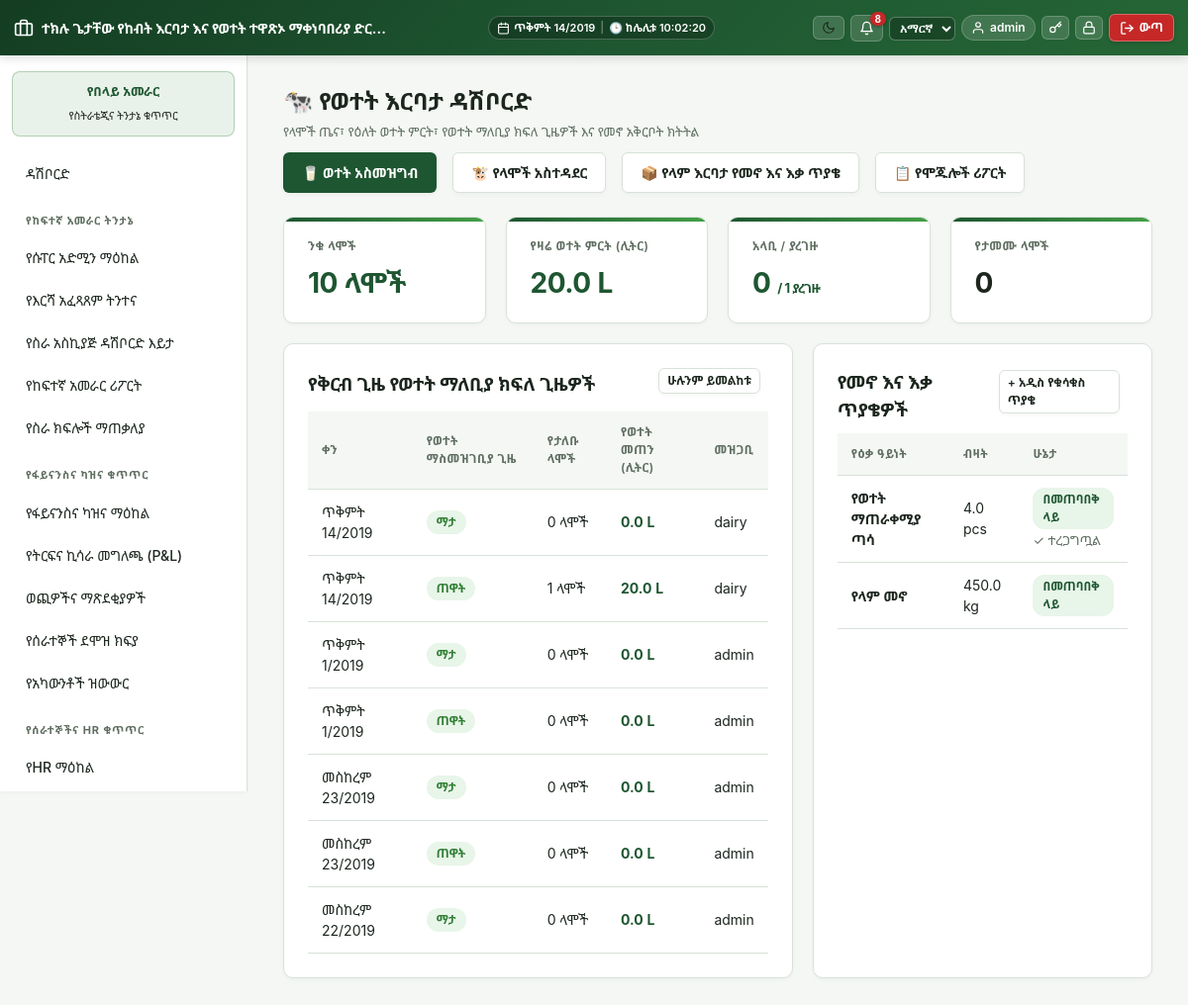
Page /modules/dairy/dashboard.php (signed in) on the committed database.
### tables this page shows
CREATE TABLE `dairy_milking_sessions` (
  `id` int(11) NOT NULL,
  `session_date` date NOT NULL,
  `session_type` enum('morning','evening') NOT NULL,
  `recorded_by` int(11) NOT NULL,
  `closed_at` datetime DEFAULT NULL,
  `calf_liters` decimal(10,2) NOT NULL DEFAULT 0.00,
  `other_liters` decimal(10,2) NOT NULL DEFAULT 0.00,
  `notes` text DEFAULT NULL
);

CREATE TABLE `users` (
  `id` int(11) NOT NULL,
  `name` varchar(100) NOT NULL,
  `email` varchar(150) NOT NULL,
  `password` varchar(255) NOT NULL,
  `api_token` varchar(64) DEFAULT NULL,
  `role_id` int(11) NOT NULL,
  `department_id` int(11) DEFAULT NULL,
  `locale` varchar(5) NOT NULL DEFAULT 'en',
  `theme` varchar(5) NOT NULL DEFAULT 'light',
  `two_factor_secret` varchar(64) DEFAULT NULL,
  `two_factor_enabled` tinyint(1) NOT NULL DEFAULT 0,
  `is_active` tinyint(1) NOT NULL DEFAULT 1,
  `last_login_at` datetime DEFAULT NULL,
  `created_at` datetime DEFAULT current_timestamp()
);

CREATE TABLE `dept_material_requests` (
  `id` int(11) NOT NULL,
  `department_id` int(11) NOT NULL,
  `stock_item_id` int(11) NOT NULL,
  `custom_item_name` varchar(150) DEFAULT NULL,
  `requested_quantity` decimal(12,2) NOT NULL,
  `note` varchar(255) DEFAULT NULL,
  `issued_quantity` decimal(12,2) NOT NULL DEFAULT 0.00,
  `shortage_quantity` decimal(12,2) NOT NULL DEFAULT 0.00,
  `status` enum('pending','partially_issued','fulfilled','shortage_purchase_raised','sent_to_department','completed','rejected') NOT NULL DEFAULT 'pending',
  `purchase_request_id` int(11) DEFAULT NULL,
  `requested_by` int(11) NOT NULL,
  `fulfilled_by` int(11) DEFAULT NULL,
  `received_confirmed_at` datetime DEFAULT NULL,
  `received_confirmed_by` int(11) DEFAULT NULL,
  `created_at` datetime DEFAULT current_timestamp()
);

CREATE TABLE `wh_stock_items` (
  `id` int(11) NOT NULL,
  `sku` varchar(50) NOT NULL,
  `name` varchar(150) NOT NULL,
  `product_class` enum('milk','feed','medicine','equipment','spare_parts','general') NOT NULL,
  `department_scope` varchar(20) DEFAULT NULL COMMENT 'NULL = shared across all departments in its product_class; otherwise a departments.code value restricting it to one department (see includes/material_request_shared.php)',
  `partition_code` enum('finished_products','feed_nutrition','materials_supplies') NOT NULL DEFAULT 'finished_products',
  `unit` varchar(20) NOT NULL,
  `is_perishable` tinyint(1) NOT NULL DEFAULT 0
);

### includes/auth.php (called while the page is built, shortened)
<?php
require_once __DIR__ . '/../config/db.php';
require_once __DIR__ . '/functions.php';
function current_user(): ?array
{
    return $_SESSION['user'] ?? null;
}

### includes/functions.php (called while the page is built, shortened)
<?php
require_once __DIR__ . '/../config/db.php';
require_once __DIR__ . '/ethiopian_calendar.php';
function h(?string $s): string { return htmlspecialchars($s ?? '', ENT_QUOTES, 'UTF-8'); }
function current_locale(): string
{
    $user = current_user();
    $locale = $user['locale'] ?? ($_SESSION['guest_locale'] ?? 'en');
    return array_key_exists($locale, SUPPORTED_LOCALES) ? $locale : 'en';
}
function t(string $key, ?string $fallback = null): string
{
    static $cache = [];
    $locale = current_locale();
    if (!isset($cache[$locale])) {
        $path = __DIR__ . "/lang/{$locale}.php";
        $cache[$locale] = file_exists($path) ? require $path : [];
    }
    if (!isset($cache['en'])) {
        $pathEn = __DIR__ . '/lang/en.php';
        $cache['en'] = file_exists($pathEn) ? require $pathEn : [];
    }
    return $cache[$locale][$key] ?? $cache['en'][$key] ?? $fallback ?? $key;
}

### config/db.php (called while the page is built, shortened)
<?php
function db(): PDO
{
    static $pdo = null;
    if ($pdo === null) {
        try {
            $pdo = new PDO(
                "mysql:host=" . DB_HOST . ";dbname=" . DB_NAME . ";charset=utf8mb4",
                DB_USER,
                DB_PASS,
                [
                    PDO::ATTR_ERRMODE => PDO::ERRMODE_EXCEPTION,
                    PDO::ATTR_DEFAULT_FETCH_MODE => PDO::FETCH_ASSOC,
                ]
            );
        } catch (PDOException $e) {
            die('Database connection failed: ' . htmlspecialchars($e->getMessage()) .
                '<br>Check config/db.php — is MySQL running in XAMPP, and does the "aleltu_eifms" database exist?');
        }
    }
    return $pdo;
}

### includes/ethiopian_calendar.php (called while the page is built, shortened)
<?php
class EthiopianDate {
    public static array $months = [
        1 => 'መስከረም',
        2 => 'ጥቅምት',
        3 => 'ህዳር',
        4 => 'ታህሳስ',
        5 => 'ጥር',
        6 => 'የካቲት',
        7 => 'መጋቢት',
        8 => 'ሚያዝያ',
        9 => 'ግንቦት',
        10 => 'ሰኔ',
        11 => 'ሐምሌ',
        12 => 'ነሐሴ',
        13 => 'ጳጉሜን'
    ];
    public static array $weekdays = [
        0 => 'እሁድ',
        1 => 'ሰኞ',
        2 => 'ማክሰኞ',
        3 => 'ረቡዕ',
        4 => 'ሐሙስ',
        5 => 'አርብ',
        6 => 'ቅዳሜ'
    ];
    public static function fromGregorian(int $gy, int $gm, int $gd): array {
        $jdn = gregoriantojd($gm, $gd, $gy);
        $r = ($jdn - self::ETHIOPIC_EPOCH) % 1461;
        $n = ($r % 365) + 365 * intdiv($r, 1460);
        $ey = 4 * intdiv($jdn - self::ETHIOPIC_EPOCH, 1461) + intdiv($r, 365) - intdiv($r, 1460);
        $em = intdiv($n, 30) + 1;
        $ed = ($n % 30) + 1;
        return [$ey, $em, $ed];
    }
    public static function format(?string $dateStr, string $format = 'medium'): string {
        $time = strtotime($dateStr);
        $gy = (int)date('Y', $time);
        $gm = (int)date('n', $time);
        $gd = (int)date('j', $time);
        $w  = (int)date('w', $time);
        [$ey, $em, $ed] = self::fromGregorian($gy, $gm, $gd);
        $monthName = self::$months[$em] ?? '';
        $weekdayName = self::$weekdays[$w] ?? '';
        return match ($format) {
            'short'   => sprintf('%02d/%02d/%04d', $ed, $em, $ey),
            'numeric' => sprintf('%04d-%02d-%02d', $ey, $em, $ed),
            'long'    => sprintf('%s፣ %s %d ቀን %d ዓ.ም', $weekdayName, $monthName, $ed, $ey),
            default   => sprintf('%s %d/%d', $monthName, $ed, $ey)
        };
    }
}
function eth_date(?string $dateStr, string $format = 'medium'): string {
    return EthiopianDate::format($dateStr, $format);
}

### modules/dairy/dashboard.php (the view, shortened to what this page needs)
<?php
require_once __DIR__ . '/../../includes/functions.php';
require_once __DIR__ . '/../../includes/auth.php';
require_once __DIR__ . '/../../includes/header.php';
$totalCows = (int) db()->query("SELECT COUNT(*) FROM dairy_cows WHERE lifecycle_status NOT IN ('sold','deceased')")->fetchColumn();
$lactatingCows = (int) db()->query("SELECT COUNT(*) FROM dairy_cows WHERE lifecycle_status = 'lactating'")->fetchColumn();
$pregnantCows = (int) db()->query("SELECT COUNT(*) FROM dairy_cows WHERE lifecycle_status = 'pregnant'")->fetchColumn();
$sickCows = (int) db()->query("SELECT COUNT(*) FROM dairy_cows WHERE is_sick = 1")->fetchColumn();
$todayMilk = (float) db()->query(
    "SELECT COALESCE(SUM(e.yield_liters),0) FROM dairy_milk_yield_entries e
     JOIN dairy_milking_sessions s ON s.id = e.milking_session_id
     WHERE s.session_date = CURDATE()"
)->fetchColumn();
$recentSessions = db()->query(
    "SELECT s.*, u.name AS recorder_name,
            COUNT(e.id) AS cow_count,
            COALESCE(SUM(e.yield_liters), 0) AS total_yield
     FROM dairy_milking_sessions s
     LEFT JOIN dairy_milk_yield_entries e ON e.milking_session_id = s.id
     LEFT JOIN users u ON u.id = s.recorded_by
     GROUP BY s.id
     ORDER BY s.session_date DESC, s.id DESC
     LIMIT 7"
)->fetchAll();
$dairyDeptId = (int) db()->query("SELECT id FROM departments WHERE code = 'dairy'")->fetchColumn();
$recentReqs = [];
if ($dairyDeptId) {
    $stmt = db()->prepare(
        "SELECT r.*, i.name AS item_name, i.unit
         FROM dept_material_requests r
         JOIN wh_stock_items i ON i.id = r.stock_item_id
         WHERE r.department_id = ?
         ORDER BY r.created_at DESC LIMIT 5"
    );
    $stmt->execute([$dairyDeptId]);
    $recentReqs = $stmt->fetchAll();
}
?>
<div style="display:flex;justify-content:space-between;align-items:center;margin-bottom:16px;flex-wrap:wrap;gap:10px">
    <div>
        <h2 class="mt-0" style="margin-bottom:4px">🐄 <?= h(t('nav.dairy_dashboard', 'Dairy Manager Dashboard')) ?></h2>
        <p class="text-muted" style="margin:0"><?= current_locale() === 'am' ? 'የላሞች ጤና፣ የዕለት ወተት ምርት፣ የወተት ማለቢያ ክፍለ ጊዜዎች እና የመኖ አቅርቦት ክትትል' : 'Herd health, daily milk yields, milking sessions, and feed supplies.' ?></p>
    </div>
    <div style="display:flex;gap:8px;flex-wrap:wrap">
        <a href="<?= BASE_URL ?>/modules/dairy/milking.php" class="btn">🥛 <?= h(t('dairy.record_milking', 'Record Milking')) ?></a>
        <a href="<?= BASE_URL ?>/modules/dairy/cows.php" class="btn secondary">🐮 <?= h(t('dairy.mgmt', 'Herd List')) ?></a>
        <a href="<?= BASE_URL ?>/modules/dairy/material_request.php" class="btn secondary">📦 <?= h(t('reqs.title_dairy', 'Feed & Supplies Request')) ?></a>
        <a href="<?= BASE_URL ?>/modules/module_reports.php?module=dairy" class="btn secondary">📋 <?= h(t('nav.module_reports', 'Dairy Reports')) ?></a>
    </div>
</div>
<div class="kpi-row" style="margin-bottom:20px">
    <div class="kpi">
        <div class="label"><?= h(t('dashboard.active_cows', 'Active Herd')) ?></div>
        <div class="value"><?= $totalCows ?> <?= current_locale() === 'am' ? 'ላሞች' : 'cows' ?></div>
    </div>
    <div class="kpi">
        <div class="label"><?= h(t('dashboard.todays_milk', "Today's Milk Yield")) ?></div>
        <div class="value" style="color:var(--primary)"><?= number_format($todayMilk, 1) ?> L</div>
    </div>
    <div class="kpi">
        <div class="label"><?= current_locale() === 'am' ? 'አላቢ / ያረገዙ' : 'Lactating / Pregnant' ?></div>
        <div class="value"><?= $lactatingCows ?> <span style="font-size:13px;color:var(--text-muted)">/ <?= $pregnantCows ?> <?= current_locale() === 'am' ? 'ያረገዙ' : 'preg' ?></span></div>
    </div>
    <div class="kpi">
        <div class="label"><?= current_locale() === 'am' ? 'የታመሙ ላሞች' : 'Sick Cows' ?></div>
        <div class="value" style="color:<?= $sickCows > 0 ? '#b3261e' : 'inherit' ?>"><?= $sickCows ?></div>
    </div>
</div>
<div style="display:grid;grid-template-columns:1.2fr 0.8fr;gap:20px;margin-bottom:20px">
    <div class="card">
        <div style="display:flex;justify-content:space-between;align-items:center;margin-bottom:10px">
            <h3 style="margin:0"><?= current_locale() === 'am' ? 'የቅርብ ጊዜ የወተት ማለቢያ ክፍለ ጊዜዎች' : 'Recent Milking Sessions' ?></h3>
            <a href="<?= BASE_URL ?>/modules/dairy/milking.php" class="btn secondary" style="padding:3px 8px;font-size:12px"><?= h(t('common.view_all', 'View All / Record')) ?></a>
        </div>
        <table>
            <thead>
                <tr>
                    <th><?= h(t('common.date', 'Date')) ?></th>
                    <th><?= h(t('dairy.session_time', 'Session')) ?></th>
                    <th><?= current_locale() === 'am' ? 'የታለቡ ላሞች' : 'Cows Milked' ?></th>
                    <th><?= h(t('dairy.yield_liters', 'Total Yield')) ?></th>
                    <th><?= current_locale() === 'am' ? 'መዝጋቢ' : 'Recorded By' ?></th>
                </tr>
            </thead>
            <tbody>
                <?php foreach ($recentSessions as $s): ?>
                    <tr>
                        <td><?= eth_date($s['session_date']) ?></td>
                        <td><span class="badge active"><?= h(t('dairy.' . $s['session_type'], ucfirst($s['session_type']))) ?></span></td>
                        <td><?= (int)$s['cow_count'] ?> <?= current_locale() === 'am' ? 'ላሞች' : 'cows' ?></td>
                        <td><strong style="color:var(--primary)"><?= number_format($s['total_yield'], 1) ?> L</strong></td>
                        <td><?= h($s['recorder_name'] ?: (current_locale() === 'am' ? 'ሠራተኛ' : 'Worker')) ?></td>
                    </tr>
                <?php endforeach; ?>
            </tbody>
        </table>
    </div>
    <div class="card">
        <div style="display:flex;justify-content:space-between;align-items:center;margin-bottom:10px">
            <h3 style="margin:0"><?= current_locale() === 'am' ? 'የመኖ እና እቃ ጥያቄዎች' : 'Feed & Supplies Requests' ?></h3>
            <a href="<?= BASE_URL ?>/modules/dairy/material_request.php" class="btn secondary" style="padding:3px 8px;font-size:12px">+ <?= h(t('reqs.new_request', 'New Request')) ?></a>
        </div>
        <table>
            <thead>
                <tr>
                    <th><?= h(t('reqs.item', 'Item')) ?></th>
                    <th><?= h(t('common.quantity', 'Qty')) ?></th>
                    <th><?= h(t('common.status', 'Status')) ?></th>
                </tr>
            </thead>
            <tbody>
                <?php foreach ($recentReqs as $r):
                    $stBadge = match($r['status']) {
                        'fulfilled' => 'badge milking',
                        'shortage_purchase_raised' => 'badge sold',
                        'partially_issued' => 'badge dry',
                        default => 'badge'
                    };
                    $stText = match($r['status']) {
                        'fulfilled' => (current_locale() === 'am' ? 'ተጠናቋል' : 'Fulfilled'),
                        'shortage_purchase_raised' => (current_locale() === 'am' ? 'የግዢ ጥያቄ ወጥቷል' : 'Purchase Raised'),
                        'partially_issued' => (current_locale() === 'am' ? 'በከፊል ተሰጥቷል' : 'Partially Issued'),
                        'sent_to_department' => (current_locale() === 'am' ? 'ተልኳል' : 'Sent'),
                        default => (current_locale() === 'am' ? 'በመጠባበቅ ላይ' : 'Pending')
                    };
                ?>
                    <tr>
                        <td><strong><?= h($r['item_name']) ?></strong></td>
                        <td><?= number_format($r['requested_quantity'], 1) ?> <?= h($r['unit']) ?></td>
                        <td>
                            <span class="<?= $stBadge ?>"><?= h($stText) ?></span>
                            <?php if ($r['received_confirmed_at']): ?>
                                <br><small class="text-muted">✓ <?= current_locale() === 'am' ? 'ተረጋግጧል' : 'Confirmed' ?></small>
                            <?php endif; ?>
                        </td>
                    </tr>
                <?php endforeach; ?>
            </tbody>
        </table>
    </div>
</div>
<?php require_once __DIR__ . '/../../includes/footer.php'; ?>

### rows in the picture
dairy_milking_sessions: session_date "ጥቅምት 14/2019", session_type "ማታ", cow_count "0", total_yield "0.0", recorded_by.name "dairy"
dairy_milking_sessions: session_date "ጥቅምት 14/2019", session_type "ጠዋት", cow_count "1", total_yield "20.0", recorded_by.name "dairy"
dairy_milking_sessions: session_date "ጥቅምት 1/2019", session_type "ማታ", cow_count "0", total_yield "0.0", recorded_by.name "admin"
dairy_milking_sessions: session_date "ጥቅምት 1/2019", session_type "ጠዋት", cow_count "0", total_yield "0.0", recorded_by.name "admin"
dairy_milking_sessions: session_date "መስከረም 23/2019", session_type "ማታ", cow_count "0", total_yield "0.0", recorded_by.name "admin"
dairy_milking_sessions: session_date "መስከረም 23/2019", session_type "ጠዋት", cow_count "0", total_yield "0.0", recorded_by.name "admin"
dairy_milking_sessions: session_date "መስከረም 22/2019", session_type "ማታ", cow_count "0", total_yield "0.0", recorded_by.name "admin"
dept_material_requests: stock_item.name "የወተት ማጠራቀሚያ ጣሳ", requested_quantity "4.0", stock_item.unit "pcs", status "በመጠባበቅ ላይ", shows "ተረጋግጧል"
dept_material_requests: stock_item.name "የላም መኖ", requested_quantity "450.0", stock_item.unit "kg", status "በመጠባበቅ ላይ"

### other values in the picture
$unread "8"
$user['name'] "admin"
t('nav.dashboard') "ዳሽቦርድ"
$sec['title'] "የከፍተኛ አመራር ትንታኔ"
$item['label'] "የሱፐር አድሚን ማዕከል"
$item['label'] "የእርሻ አፈጻጸም ትንተና"
$item['label'] "የስራ አስኪያጅ ዳሽቦርድ እይታ"
$item['label'] "የከፍተኛ አመራር ሪፖርት"
$item['label'] "የስራ ክፍሎች ማጠቃለያ"
$sec['title'] "የፋይናንስና ካዝና ቁጥጥር"
$item['label'] "የፋይናንስና ካዝና ማዕከል"
$item['label'] "የትርፍና ኪሳራ መግለጫ (P&L)"
$item['label'] "ወጪዎችና ማጽደቂያዎች"
$item['label'] "የሰራተኞች ደሞዝ ክፍያ"
$item['label'] "የአካውንቶች ዝውውር"
